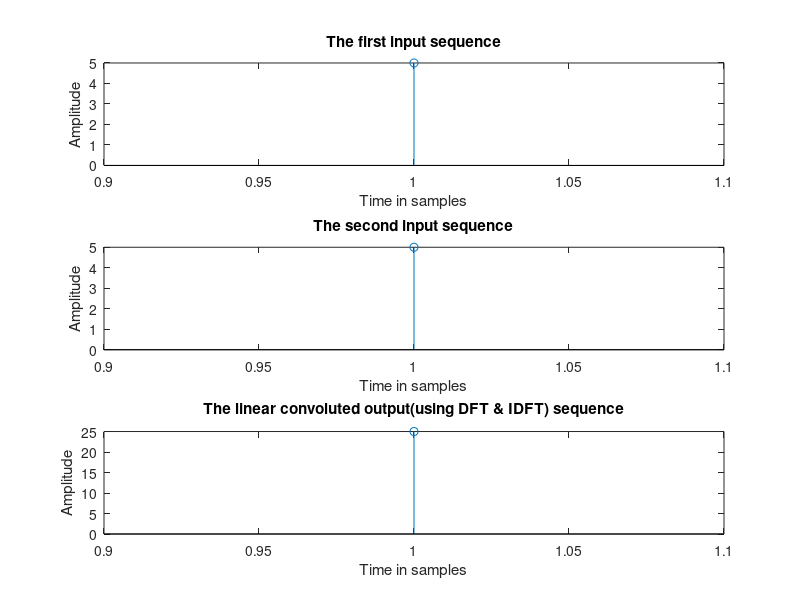

The MATLAB source for this figure:
% Author : Vishwas K Singh
% E-mail : vishwasks32@gmail.com
% Description : Script to find Linear convolution of two given sequences
%               using DFT and IDFT

% Prepare by clearing the screen
clc;clear all;close all;

% inputs output of system y[n], for input x[n], N the number of samples
xn = input('Enter the first sequence: '); %[1 1 0 1]
hn = input('Enter the second sequence: '); %[1 2 3 0]

% Specifying the position of samples in each sequence
% To adjust for different length sequences
N1 = length(xn);
N2 = length(hn);
N = N1 + N2 -1;
xn = [xn, zeros(1,(N-N1))];
hn = [hn, zeros(1,(N-N2))];

% Compute DFT of both sequences
Xk = fft(xn);
Hk = fft(hn);

% Compute output and IDFT
Yk = Xk .* Hk;
yn = ifft(Yk);

% Note: The output of convolution is obtained as a double since fft is used
% to match the output with normal convolution program abs, uint8
% conversions are used
disp('The Linearly convoluted output(using DFT & IDFT) is: ');
disp(abs(uint8(yn)));

n = 1:N;

% Plot the input sequence 1
subplot(3,1,1);
stem(n,xn);
xlabel('Time in samples');
ylabel('Amplitude');
title('The first input sequence');

% Plot the input sequence 2
subplot(3,1,2);
stem(n,hn);
xlabel('Time in samples');
ylabel('Amplitude');
title('The second input sequence');

% Plot the output sequence
subplot(3,1,3);
stem(n,yn);
xlabel('Time in samples');
ylabel('Amplitude');
title('The linear convoluted output(using DFT & IDFT) sequence');
